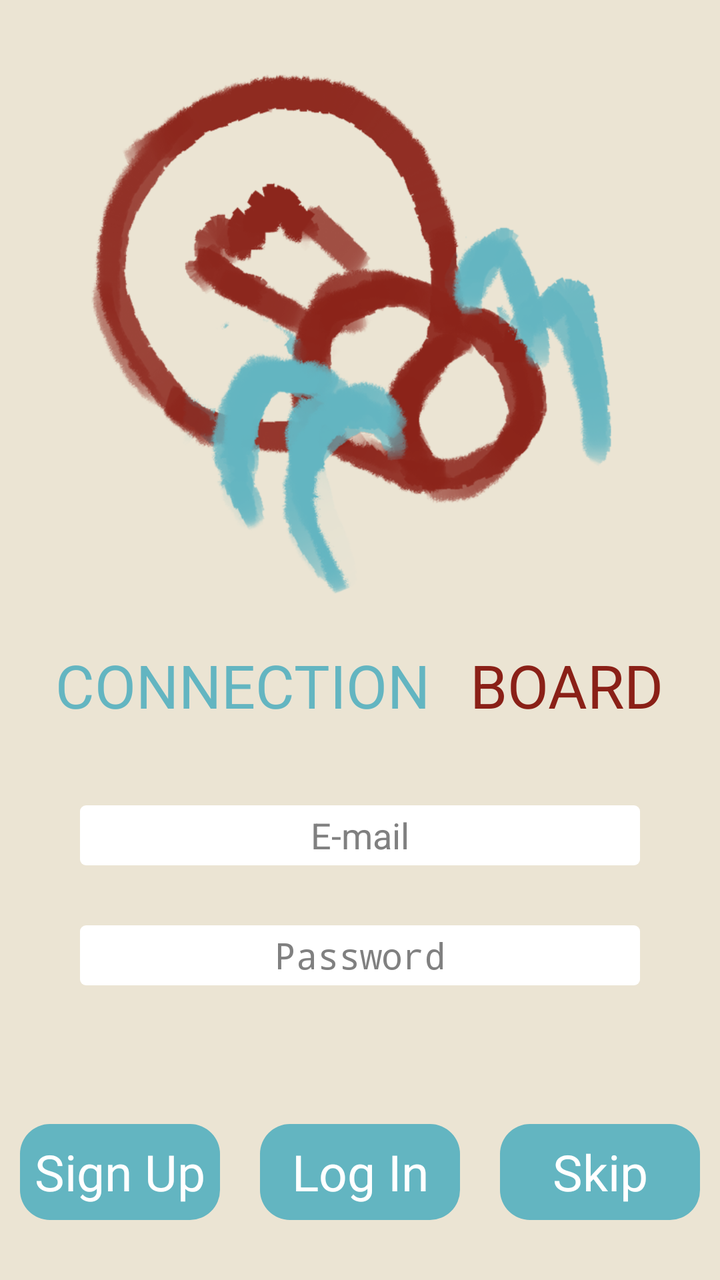
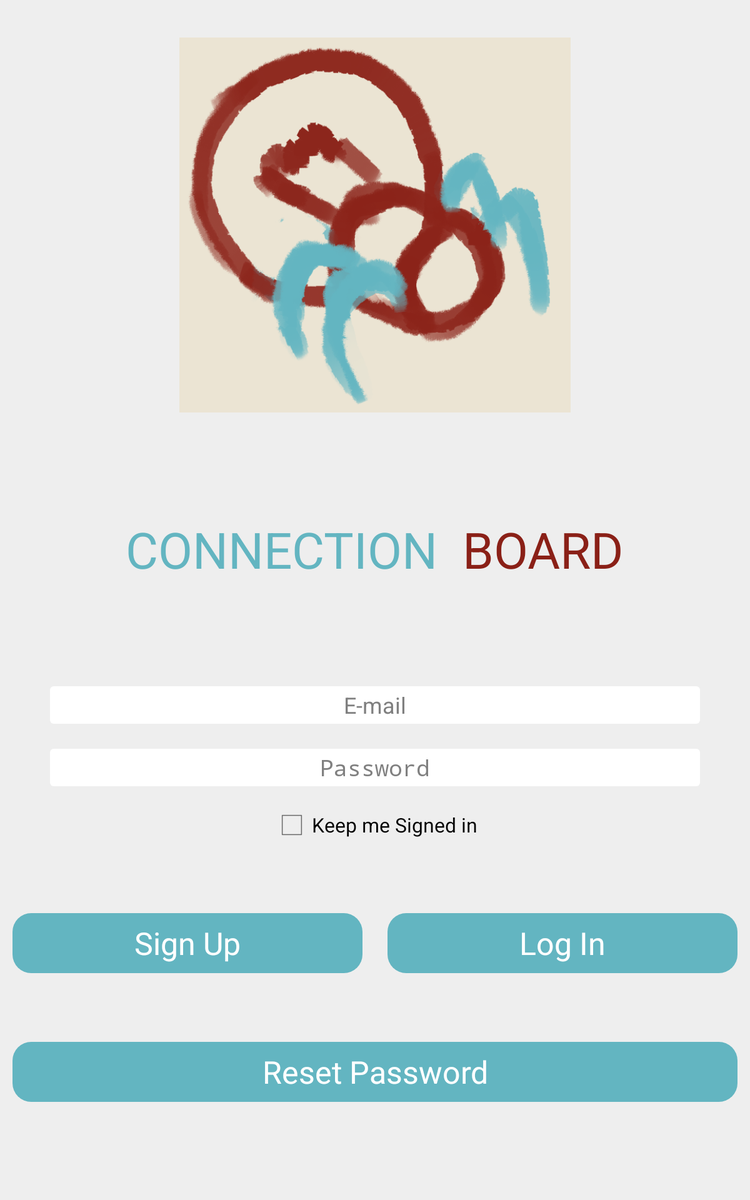

The same Android screen from two of the app's own layout files: first res/layout/ as a phone draws it, then the repository's variant for another configuration, drawn on a device whose configuration selects that folder. Both files follow.
<!-- AndroidManifest.xml: application theme CustomActionBarTheme -->
<!-- res/layout/login.xml -->
<?xml version="1.0" encoding="utf-8"?>
<LinearLayout xmlns:android="http://schemas.android.com/apk/res/android"
    android:layout_width="match_parent"
    android:layout_height="fill_parent"
    android:background="#EBE4D3"
    android:gravity="bottom"
    android:orientation="vertical" >
 <LinearLayout
            android:layout_width="fill_parent"
            android:layout_height="wrap_content"
            android:layout_weight="1"
            android:orientation="vertical" >

    <ImageView
        android:id="@+id/imageView1"
        android:layout_width="281dp"
        android:layout_height="253dp"
        android:layout_gravity="center"
        android:layout_marginTop="30dp"
        android:layout_weight="0.5"
        android:scaleType="fitXY"
        android:src="@drawable/logo" />

    <LinearLayout
        android:layout_width="fill_parent"
        android:layout_height="wrap_content"
        android:layout_weight="0.5"
        android:gravity="center"
        android:orientation="horizontal" >

        <TextView
            android:id="@+id/tvConnection"
            android:layout_width="wrap_content"
            android:layout_height="wrap_content"
            android:layout_margin="10dp"
            android:text="CONNECTION"
            android:textAppearance="?android:attr/textAppearanceMedium"
            android:textColor="#63B5C1"
            android:textSize="30sp" />

        <TextView
            android:id="@+id/tvBoard"
            android:layout_width="wrap_content"
            android:layout_height="wrap_content"
            android:layout_margin="10dp"
            android:text="BOARD"
            android:textAppearance="?android:attr/textAppearanceMedium"
            android:textColor="#8A2017"
            android:textSize="30sp" />
    </LinearLayout>
    </LinearLayout>
        <LinearLayout
            android:layout_width="fill_parent"
            android:layout_height="wrap_content"
            android:layout_weight="1"
            android:orientation="vertical" >

    <EditText
        android:id="@+id/eduser_name"
        android:layout_width="match_parent"
        android:layout_height="30dp"
        android:layout_gravity="bottom"
        android:layout_marginLeft="40dp"
        android:layout_marginRight="40dp"
        android:layout_marginTop="20dp"
        android:background="@drawable/textviewshape"
        android:gravity="center"
        android:hint="E-mail"
        android:inputType="textEmailAddress" >

        <requestFocus />
    </EditText>

    <EditText
        android:id="@+id/edpassword"
        android:layout_width="match_parent"
        android:layout_height="30dp"
        android:layout_marginLeft="40dp"
        android:layout_marginRight="40dp"
        android:layout_marginTop="30dp"
        android:background="@drawable/textviewshape"
        android:gravity="center"
        android:hint="Password"
        android:inputType="textPassword" />

    </LinearLayout>

    <LinearLayout
        android:layout_width="fill_parent"
        android:layout_height="wrap_content"
        android:layout_gravity="bottom|center_horizontal"
        android:layout_weight="1"
        android:gravity="top"
        android:orientation="horizontal" >

        <Button
            android:id="@+id/bsign_up"
            android:layout_width="match_parent"
            android:layout_height="wrap_content"
            android:layout_gravity="center|bottom"
            android:layout_margin="10dp"
            android:layout_weight="1"
            android:background="@drawable/buttonshape"
            android:text="Sign Up"
            android:textColor="#FFFFFF"
            android:textSize="25sp" />

        <Button
            android:id="@+id/blogin"
            android:layout_width="match_parent"
            android:layout_height="wrap_content"
            android:layout_gravity="center|bottom"
            android:layout_margin="10dp"
            android:layout_weight="1"
            android:background="@drawable/buttonshape"
            android:text="Log In"
            android:textColor="#FFFFFF"
            android:textSize="25sp" />

        <Button
            android:id="@+id/bskip"
            android:layout_width="match_parent"
            android:layout_height="wrap_content"
            android:layout_gravity="center|bottom"
            android:layout_margin="10dp"
            android:layout_weight="1"
            android:background="@drawable/buttonshape"
            android:text="Skip"
            android:textColor="#FFFFFF"
            android:textSize="25sp" />

    </LinearLayout>

</LinearLayout>
<!-- resources referenced by this layout -->
<resources>
  <!-- drawable buttonshape (drawable) -->
  <?xml version="1.0" encoding="utf-8"?>
  <shape xmlns:android="http://schemas.android.com/apk/res/android"
      android:shape="rectangle" >
  
      <corners android:radius="15dp" />
  
      <solid android:color="#63B5C1" />
      
  
  </shape>
  <!-- drawable logo: png bitmap (drawable, 140473 bytes) -->
  <!-- drawable textviewshape (drawable) -->
  <?xml version="1.0" encoding="utf-8"?>
  <shape xmlns:android="http://schemas.android.com/apk/res/android"
      android:shape="rectangle" >
  
      <corners android:radius="3dp" />
  
      <solid android:color="#FFFFFF" />
  
      <size
          android:height="50dp"
          android:width="200dp" />
  
  </shape>
  <style name="CustomActionBarTheme" parent="@android:style/Theme.Holo.Light.DarkActionBar">
          <item name="android:actionBarStyle">@style/MyActionBar</item>
      </style>
  <style name="MyActionBar" parent="@android:style/Widget.Holo.Light.ActionBar.Solid.Inverse">
          <item name="android:background">@drawable/ab_background_textured_example</item>
      </style>
</resources>
<!-- res/layout-sw600dp/login.xml (the repository's variant of the layout above) -->
<!-- drawn on a 7-inch tablet held upright -->
<?xml version="1.0" encoding="utf-8"?>
<LinearLayout xmlns:android="http://schemas.android.com/apk/res/android"
    android:layout_width="fill_parent"
    android:layout_height="fill_parent"
    android:background="#eeeeee"
    android:clickable="true"
    android:orientation="vertical" >

    <ScrollView
        android:layout_width="fill_parent"
        android:layout_height="fill_parent"
        android:layout_gravity="center"
        android:fillViewport="true"
        android:orientation="vertical" >

        <LinearLayout
            android:layout_width="fill_parent"
            android:layout_height="fill_parent"
            android:orientation="vertical" >

            <LinearLayout
                android:layout_width="fill_parent"
                android:layout_height="fill_parent"
                android:layout_weight="0.6"
                android:orientation="vertical" >

                <ImageView
                    android:id="@+id/imageView1"
                    android:layout_width="fill_parent"
                    android:layout_height="300dp"
                    android:layout_gravity="center"
                    android:layout_marginTop="30dp"
                    android:scaleType="centerInside"
                    android:src="@drawable/logo" />

                <LinearLayout
                    android:layout_width="fill_parent"
                    android:layout_height="wrap_content"
                    android:layout_weight="0.5"
                    android:gravity="center"
                    android:orientation="horizontal" >

                    <TextView
                        android:id="@+id/tvConnection"
                        android:layout_width="wrap_content"
                        android:layout_height="wrap_content"
                        android:layout_margin="10dp"
                        android:text="CONNECTION"
                        android:textAppearance="?android:attr/textAppearanceMedium"
                        android:textColor="#63B5C1"
                        android:textSize="40sp" />

                    <TextView
                        android:id="@+id/tvBoard"
                        android:layout_width="wrap_content"
                        android:layout_height="wrap_content"
                        android:layout_margin="10dp"
                        android:text="BOARD"
                        android:textAppearance="?android:attr/textAppearanceMedium"
                        android:textColor="#8A2017"
                        android:textSize="40sp" />
                </LinearLayout>
            </LinearLayout>

            <LinearLayout
                android:layout_width="fill_parent"
                android:layout_height="fill_parent"
                android:layout_weight="1.2"
                android:orientation="vertical" >

                <EditText
                    android:id="@+id/edmail"
                    android:layout_width="match_parent"
                    android:layout_height="30dp"
                    android:layout_gravity="center"
                    android:layout_marginLeft="40dp"
                    android:layout_marginRight="40dp"
                    android:background="@drawable/textviewshape"
                    android:gravity="center"
                    android:hint="E-mail"
                    android:inputType="textEmailAddress" >

                    <requestFocus />
                </EditText>

                <EditText
                    android:id="@+id/edpassword"
                    android:layout_width="match_parent"
                    android:layout_height="30dp"
                    android:layout_gravity="center"
                    android:layout_marginLeft="40dp"
                    android:layout_marginRight="40dp"
                    android:layout_marginTop="20dp"
                    android:background="@drawable/textviewshape"
                    android:gravity="center"
                    android:hint="Password"
                    android:inputType="textPassword" />

                <CheckBox
                    android:id="@+id/cbkeepsignin"
                    android:layout_width="wrap_content"
                    android:layout_height="wrap_content"
                    android:layout_gravity="center"
                    android:layout_marginTop="15dp"
                    android:text="Keep me Signed in" />

            </LinearLayout>

            <LinearLayout
                android:layout_width="fill_parent"
                android:layout_height="fill_parent"
                android:layout_weight="1"
                android:orientation="vertical" >

                <LinearLayout
                    android:layout_width="fill_parent"
                    android:layout_height="fill_parent"
                    android:layout_weight="1"
                    android:orientation="horizontal" >

                    <Button
                        android:id="@+id/bsign_up"
                        android:layout_width="match_parent"
                        android:layout_height="wrap_content"
                        android:layout_gravity="center"
                        android:layout_margin="10dp"
                        android:layout_weight="1"
                        android:background="@drawable/buttonshape"
                        android:text="Sign Up"
                        android:textColor="#FFFFFF"
                        android:textSize="25sp" />

                    <Button
                        android:id="@+id/blogin"
                        android:layout_width="match_parent"
                        android:layout_height="wrap_content"
                        android:layout_gravity="center"
                        android:layout_margin="10dp"
                        android:layout_weight="1"
                        android:background="@drawable/buttonshape"
                        android:text="Log In"
                        android:textColor="#FFFFFF"
                        android:textSize="25sp" />
                </LinearLayout>

                <LinearLayout
                    android:layout_width="fill_parent"
                    android:layout_height="fill_parent"
                    android:layout_weight="1"
                    android:orientation="vertical" >

                    <Button
                        android:id="@+id/breset"
                        android:layout_width="match_parent"
                        android:layout_height="wrap_content"
                        android:layout_gravity="center"
                        android:layout_margin="10dp"
                        android:background="@drawable/buttonshape"
                        android:text="Reset Password"
                        android:textColor="#FFFFFF"
                        android:textSize="25sp" />

                </LinearLayout>

            </LinearLayout>

        </LinearLayout>

    </ScrollView>

</LinearLayout>
